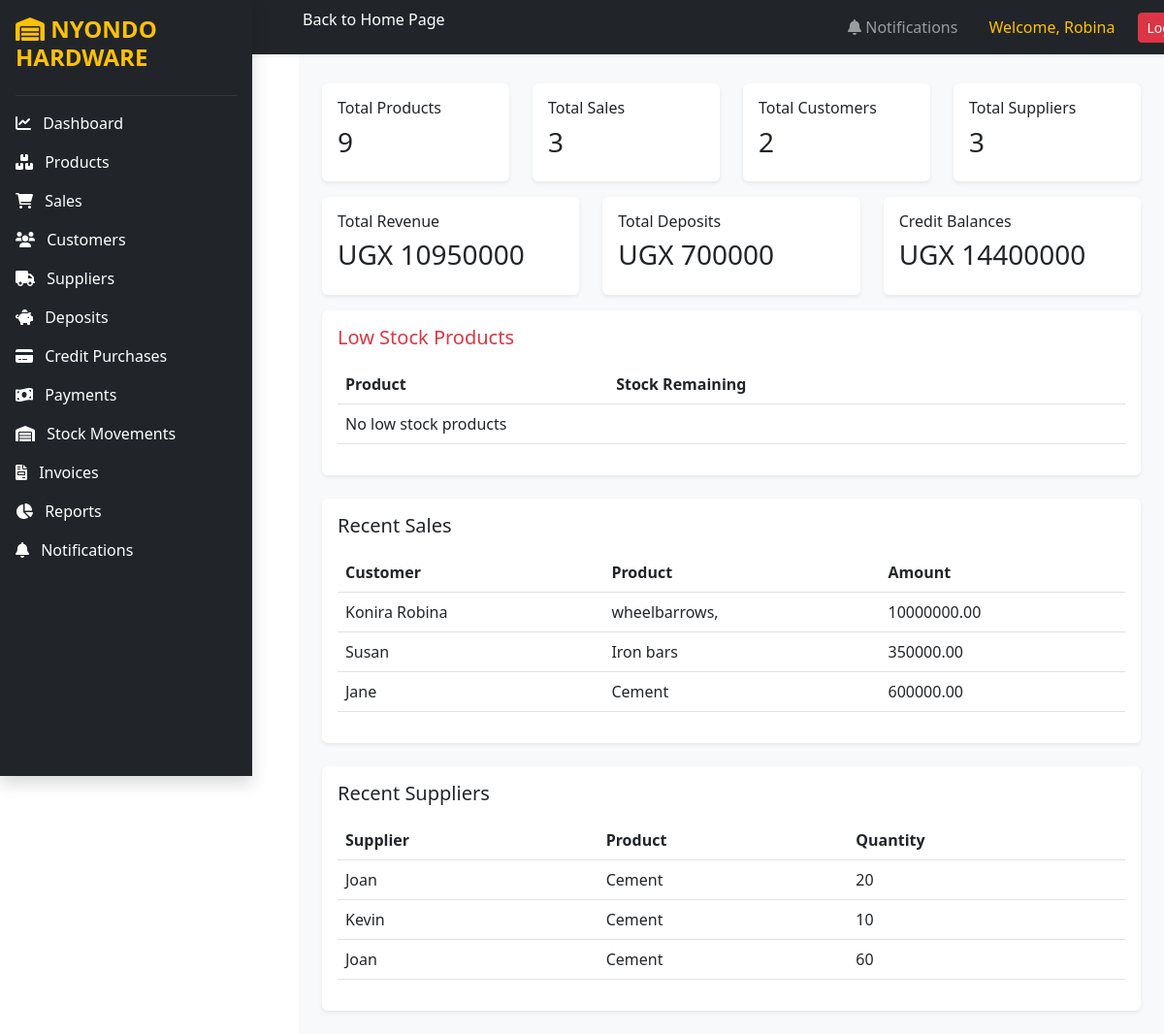
Page /dashboard/ (signed in) on the earlier database version.
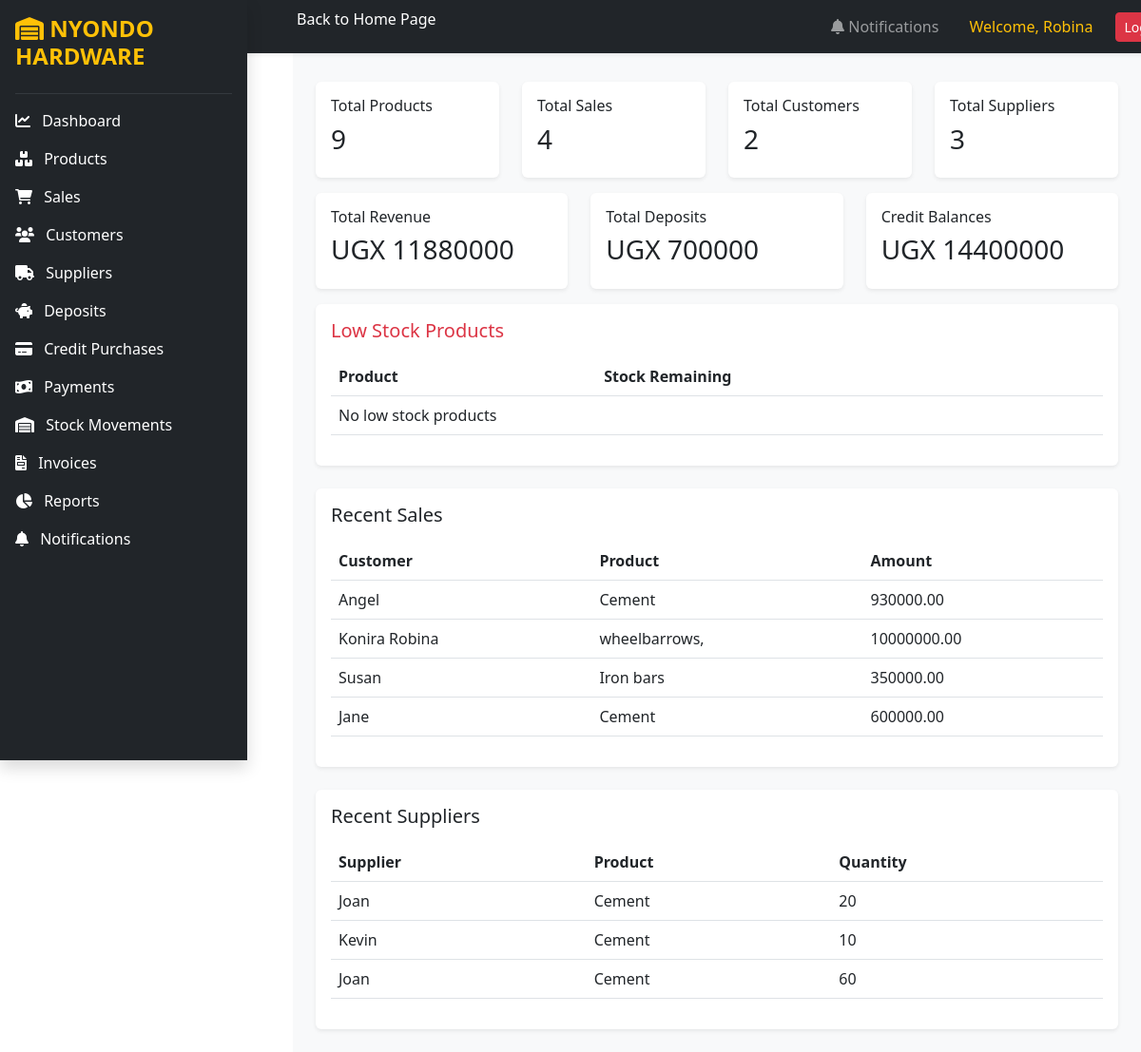
Same page on the later database version.
### core/models.py (models this page shows, shortened)
class Sale(models.Model):
    CUSTOMER_TYPES = (
        ('Retail', 'Retail'),
        ('Wholesale', 'Wholesale'),
    )
    date = models.DateTimeField(auto_now_add=True)
    sales_representative = models.CharField( max_length=200,validators=[MinLengthValidator(3)])
    customer_name = models.CharField(max_length=200,validators=[MinLengthValidator(3)])
    address = models.CharField(max_length=200,validators=[MinLengthValidator(3)])
    phone_number = models.CharField(max_length=20,validators=[phone_validator])
    customer_type = models.CharField(max_length=20,choices=CUSTOMER_TYPES)
    product_name = models.ForeignKey(Product,on_delete=models.CASCADE)
    quantity = models.IntegerField(validators=[MinValueValidator(1)])
    selling_price = models.DecimalField(max_digits=10,decimal_places=2,validators=[MinValueValidator(0)])
    total_amount = models.DecimalField(max_digits=10,decimal_places=2,validators=[MinValueValidator(0)])
    transport_fee = models.DecimalField(max_digits=10,decimal_places=2,validators=[MinValueValidator(0)])

class Product(models.Model):
    name = models.CharField(max_length=100,validators=[MinLengthValidator(2)])
    category = models.CharField(max_length=100,validators=[MinLengthValidator(2)])
    unit_cost = models.DecimalField(max_digits=10,decimal_places=2,validators=[MinValueValidator(0)])
    selling_price = models.DecimalField(max_digits=10,decimal_places=2,validators=[MinValueValidator(0)])
    stock_quantity = models.IntegerField(validators=[MinValueValidator(0)])
    def __str__(self):
        return self.name

class Supplier(models.Model):
    PAYMENT_STATUS = [
        ('Pending', 'Pending'),
        ('Partial', 'Partial'),
        ('Paid', 'Paid'),
    ]
    product = models.ForeignKey(Product,on_delete=models.CASCADE)
    supplier_name = models.CharField(max_length=100)
    quantity = models.IntegerField(validators=[MinValueValidator(0)])
    cost_price = models.DecimalField(max_digits=10,decimal_places=2)
    total_cost = models.DecimalField(max_digits=12,decimal_places=2,default=0)
    amount_paid = models.DecimalField(max_digits=12,decimal_places=2,default=0)
    balance = models.DecimalField(max_digits=12,decimal_places=2,default=0)
    payment_status = models.CharField( max_length=20,choices=PAYMENT_STATUS,default='Pending')
    date = models.DateField()

### core/views.py (the view)
# urls.py: path('dashboard/',views.dashboard,name='dashboard'),
@login_required
def dashboard(request):
    total_products = Product.objects.count()
    total_sales = Sale.objects.count()
    total_customers = Customer.objects.count()
    total_suppliers = Supplier.objects.count()
    total_credit_purchases = CreditPurchase.objects.count()
    total_deposits = Deposit.objects.count()
    total_revenue = Sale.objects.aggregate(Sum('total_amount'))['total_amount__sum'] or 0
    total_deposit_amount = Deposit.objects.aggregate(Sum('amount'))['amount__sum'] or 0
    total_credit_balance = CreditPurchase.objects.aggregate(Sum('balance'))['balance__sum'] or 0
    low_stock_products = Product.objects.filter(stock_quantity__lt=10)
    recent_sales = Sale.objects.all().order_by('-date')[:5]
    recent_suppliers = Supplier.objects.all().order_by('-date')[:5]
    context = {
        'total_products': total_products,
        'total_sales': total_sales,
        'total_customers': total_customers,
        'total_suppliers': total_suppliers,
        'total_credit_purchases': total_credit_purchases,
        'total_deposits': total_deposits,
        'total_revenue': total_revenue,
        'total_deposit_amount': total_deposit_amount,
        'total_credit_balance': total_credit_balance,
        'low_stock_products': low_stock_products,
        'recent_sales': recent_sales,
        'recent_suppliers': recent_suppliers,
    }
    return render(request,'dashboard.html',context)

### core/templates/dashboard.html (shortened to what this page needs)
{% extends 'base.html' %} {% block content %}
<h2 class="mb-4">Dashboard</h2>
<div class="row">
    <div class="col-md-3 mb-3">
        <div class="card shadow-sm border-0">
            <div class="card-body">
                <h6>Total Products</h6>
                <h3>{{ total_products }}</h3>
            </div>
        </div>
    </div>
    <div class="col-md-3 mb-3">
        <div class="card shadow-sm border-0">
            <div class="card-body">
                <h6>Total Sales</h6>
                <h3>{{ total_sales }}</h3>
            </div>
        </div>
    </div>
    <div class="col-md-3 mb-3">
        <div class="card shadow-sm border-0">
            <div class="card-body">
                <h6>Total Customers</h6>
                <h3>{{ total_customers }}</h3>
            </div>
        </div>
    </div>
    <div class="col-md-3 mb-3">
        <div class="card shadow-sm border-0">
            <div class="card-body">
                <h6>Total Suppliers</h6>
                <h3>{{ total_suppliers }}</h3>
            </div>
        </div>
    </div>
</div>
<div class="row">
    <div class="col-md-4 mb-3">
        <div class="card shadow-sm border-0">
            <div class="card-body">
                <h6>Total Revenue</h6>
                <h3>UGX {{ total_revenue }}</h3>
            </div>
        </div>
    </div>
    <div class="col-md-4 mb-3">
        <div class="card shadow-sm border-0">
            <div class="card-body">
                <h6>Total Deposits</h6>
                <h3>UGX {{ total_deposit_amount }}</h3>
            </div>
        </div>
    </div>
    <div class="col-md-4 mb-3">
        <div class="card shadow-sm border-0">
            <div class="card-body">
                <h6>Credit Balances</h6>
                <h3>UGX {{ total_credit_balance }}</h3>
            </div>
        </div>
    </div>
</div>
<div class="card shadow-sm border-0 mb-4">
    <div class="card-body">
        <h5 class="mb-3 text-danger">Low Stock Products</h5>
        <table class="table">
            <tr>
                <th>Product</th>
                <th>Stock Remaining</th>
            </tr>
            {% for product in low_stock_products %}
            <tr>
                <td>{{ product.name }}</td>
                <td>{{ product.stock_quantity }}</td>
            </tr>
            {% empty %}
            <tr>
                <td colspan="2">No low stock products</td>
            </tr>
            {% endfor %}
        </table>
    </div>
</div>
<div class="card shadow-sm border-0 mb-4">
    <div class="card-body">
        <h5 class="mb-3">Recent Sales</h5>
        <table class="table">
            <tr>
                <th>Customer</th>
                <th>Product</th>
                <th>Amount</th>
            </tr>
            {% for sale in recent_sales %}
            <tr>
                <td>{{ sale.customer_name }}</td>
                <td>{{ sale.product_name }}</td>
                <td>{{ sale.total_amount }}</td>
            </tr>
            {% endfor %}
        </table>
    </div>
</div>
<div class="card shadow-sm border-0">
    <div class="card-body">
        <h5 class="mb-3">Recent Suppliers</h5>
        <table class="table">
            <tr>
                <th>Supplier</th>
                <th>Product</th>
                <th>Quantity</th>
            </tr>
            {% for supplier in recent_suppliers %}
            <tr>
                <td>{{ supplier.supplier_name }}</td>
                <td>{{ supplier.product }}</td>
                <td>{{ supplier.quantity }}</td>
            </tr>
            {% endfor %}
        </table>
    </div>
</div>
{% endblock %}

Differences in the rows shown:
added Sale: customer_name "Angel", product_name "Cement", total_amount "930000.00"
Other differences:
{{ total_sales }}: "3" → "4"
{{ total_revenue }}: "10950000" → "11880000"
